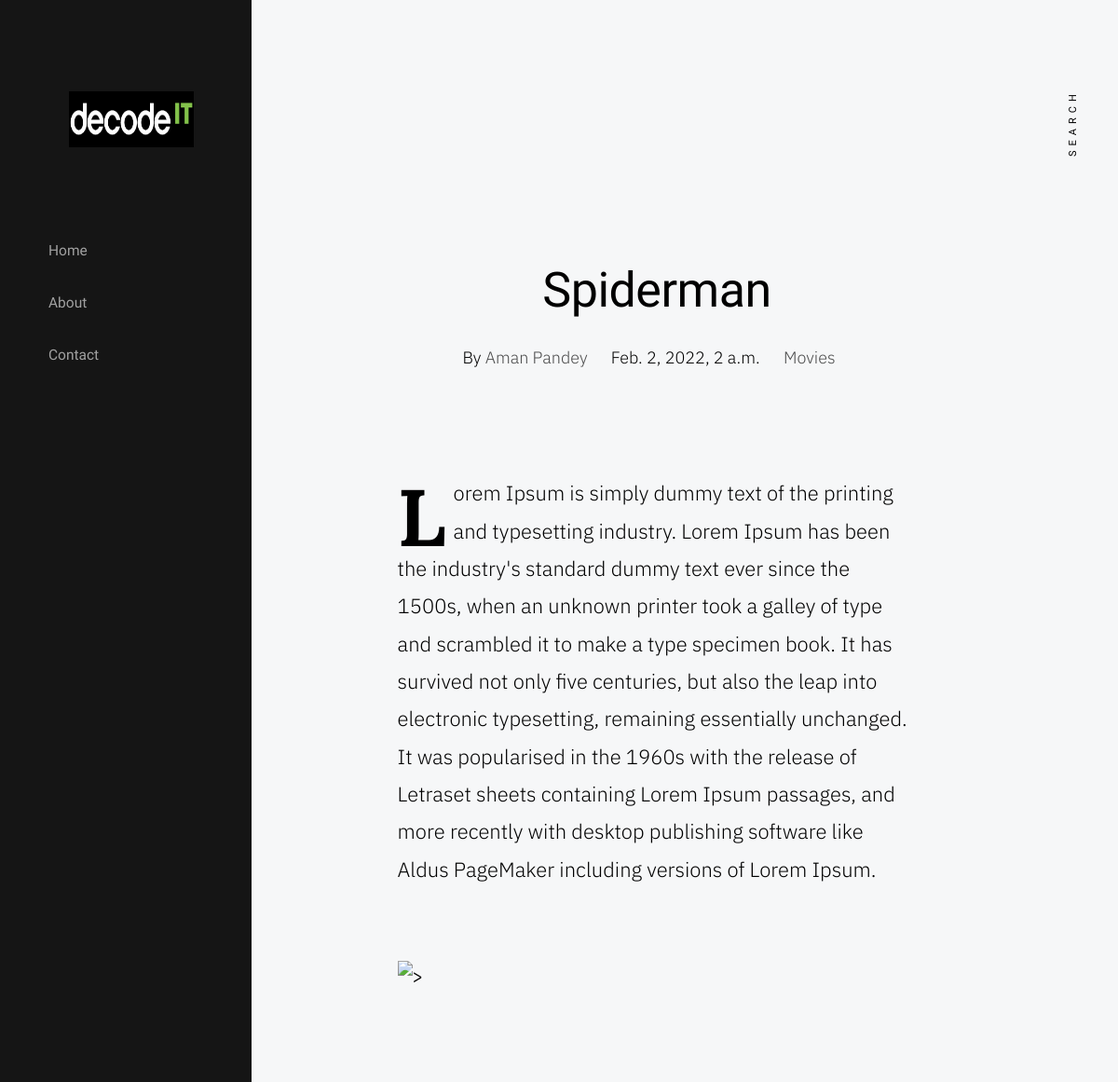
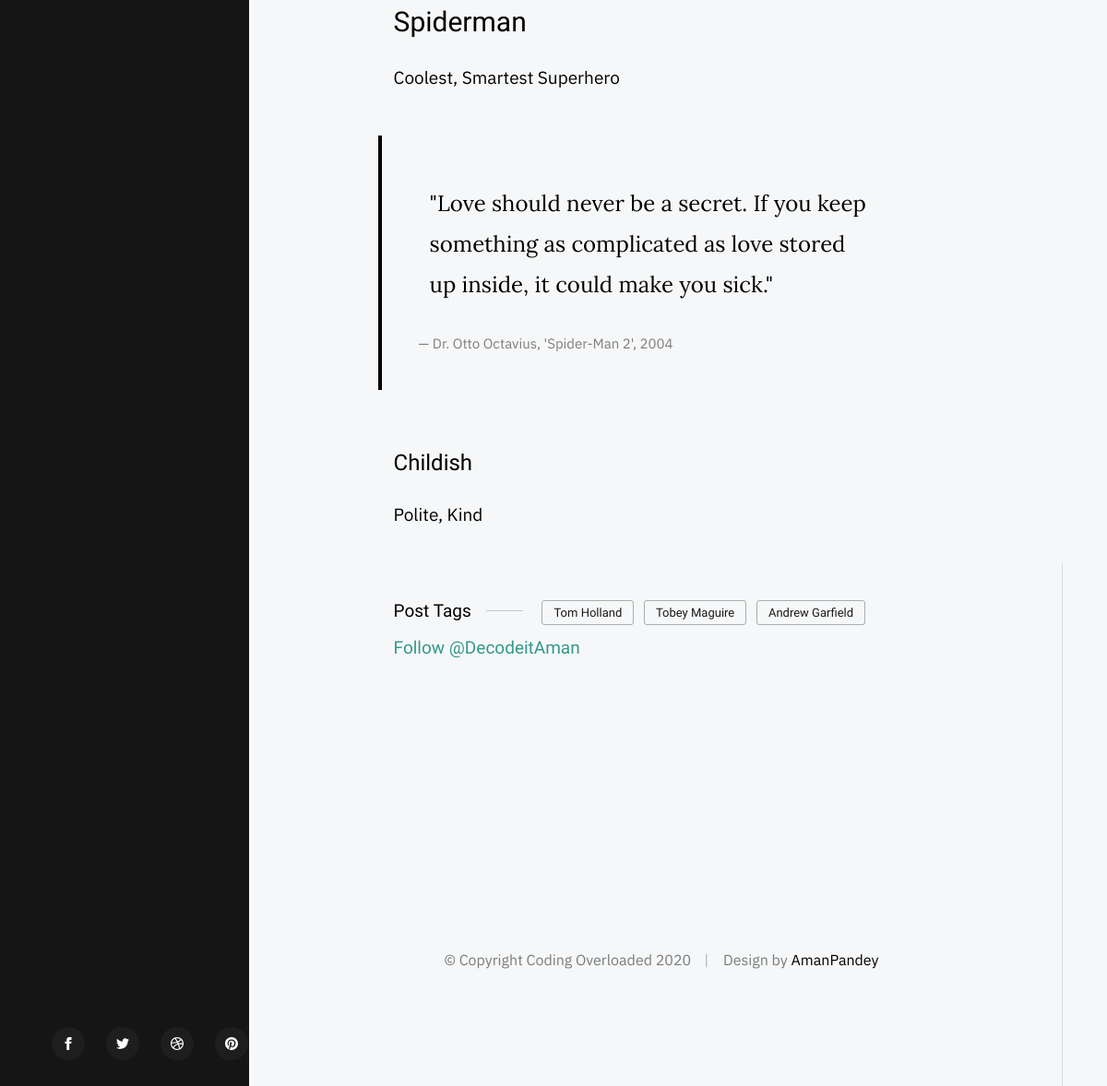
The app's page /No-way-Home with its own data (2 pictures, top to bottom).
### blog/models.py (models this page shows, shortened)
class Post(models.Model):
    CATEGORY_CHOICES = (
        ('Technology', 'Technology'),
        ('News', 'News'),
        ('Sports', 'Sports'),
        ('Games', 'Games'),
        ('Movies', 'Movies'),
        ('Health', 'Health')
    )
    cover = models.URLField(null=True)
    cover2 = models.URLField(null=True)
    title = models.CharField(max_length=2000)
    slug = models.SlugField(default='')
    author = models.CharField(max_length=2000, default='')
    text = models.TextField(default='')
    text2 = models.TextField(default='')
    quote = models.CharField(max_length=2000, default='')
    quote_name = models.CharField(max_length=2000, default='')
    l_heading = models.CharField(max_length=2000, default='')
    l_heading_text = models.CharField(max_length=2000, default='')
    s_heading = models.CharField(max_length=2000, default='')
    s_heading_text = models.CharField(max_length=2000, default='')
    category = models.CharField(max_length=2000, choices=CATEGORY_CHOICES)
    created_date = models.DateTimeField()
    tag_1 = models.CharField(max_length=2000, default='')
    tag_2 = models.CharField(max_length=2000, default='')
    tag_3 = models.CharField(max_length=2000, default='')
    class Meta:
        ordering = ['-created_date']

### blog/views.py (the view)
# urls.py: path('<slug:slug>',PostDetailView.as_view(),name='post_detail'),
class PostDetailView(DetailView):
    model=Post
    template_name = 'post_detail.html'

### templates/post_detail.html (shortened to what this page needs)
{% extends 'base.html' %}
{% block content %}
        <div class="s-content content">
            <main class="row content__page">
                <article class="column large-full entry format-standard">
                    <div class="media-wrap entry__media">
                        <div class="entry__post-thumb">
                        </div>
                    </div>
                    <div class="content__page-header entry__header">
                        <h1 class="display-1 entry__title">
                        {{ post.title }}
                        </h1>
                        <ul class="entry__header-meta">
                            <li class="author">By <a href="#0">{{ post.author }}</a></li>
                            <li class="date">{{ object.created_date }}</li>
                            <li class="cat-links">
                                <a href="#0">{{ object.category }}</a>
                            </li>
                        </ul>
                    </div>
                    <div class="entry__content">
                        <p class="lead drop-cap">
                           {{ object.text }}
                        </p>
                        <p>
                        <img src="{{ post.cover2.url }}" alt=">"
                        </p>
                        <h2>{{ object.l_heading }}</h2>
                        <p>
                          {{ object.l_heading_text }}
                        </p>
                        <blockquote>
                            <p>
                               {{ object.quote }}
                            </p>
                            <cite>{{ object.quote_name }}</cite>
                        </blockquote>
                        <h3>{{ object.s_heading }}</h3>
                        <p>
                           {{ object.s_heading_text }}
                        </p>
                        <p class="entry__tags">
                            <span>Post Tags</span>
                            <span class="entry__tag-list">
                                <a href="#0">{{object.tag_1}}</a>
                                <a href="#0">{{object.tag_2}}</a>
                                <a href="#0">{{object.tag_3}}</a>
                            </span>
                            <a href="https://twitter.com/AmanPan04832299?ref_src=twsrc%5Etfw" class="twitter-follow-button" data-show-count="false">Follow @DecodeitAman</a>
                        </p>
                        <div class="fb-like" data-href="https://Decodeitamanpandey.pythonanywhere.com/{{ post.id }}" data-width="" data-layout="button_count" data-action="like" data-size="large" data-share="true"></div>
                        <div class="fb-comments" data-href="https://Decodeitamanpandey.pythonanywhere.com/{{ post.id }}" data-width="" data-numposts="10"></div>
                    </div>
                </article>
{% endblock content %}

### templates/base.html (shortened to what this page needs)
{% load static %}
<!DOCTYPE html>
<html class="no-js" lang="en">
<head>
    <link rel="stylesheet" href="{% static 'css/base.css' %}">
    <link rel="stylesheet" href="{% static 'css/vendor.css' %}">
    <link rel="stylesheet" href="{% static 'css/main.css' %}">
</head>
<body>
    <div id="top" class="s-wrap site-wrapper">
        <header class="s-header">
            <div class="header__top">
                <div class="header__logo">
                    <a class="site-logo" href="{% url 'home' %}">
                        <img src="{% static 'images/lo.png' %}" alt="Homepage">
                    </a>
                </div>
            </div>
            <nav class="header__nav-wrap">
                <ul class="header__nav">
                    <li><a href="{% url 'home' %}" title="">Home</a></li>
                    <li><a href="{% url 'about' %}" title="">About</a></li>
                    <li><a href="{% url 'contact' %}" title="">Contact</a></li>
                </ul>
                <ul class="header__social">
                    <li class="ss-facebook">
                        <a href="https://facebook.com/">
                        </a>
                    </li>
                    <li class="ss-twitter">
                        <a href="#0">
                        </a>
                    </li>
                    <li class="ss-dribbble">
                        <a href="#0">
                        </a>
                    </li>
                    <li class="ss-pinterest">
                        <a href="#0">
                        </a>
                    </li>
                </ul>
            </nav>
        </header>
<body>
    <div>
        {% block content %}
        {% endblock content %}
    </div>
</body>
        <footer class="s-footer">
            <div class="row">
                <div class="column large-full footer__content">
                    <div class="footer__copyright">
                        <span>© Copyright  Coding Overloaded 2020</span>
                        <span>Design by <a>AmanPandey</a></span>
                    </div>
                </div>
            </div>
        </footer>
    </div>
</body>

### static/css/base.css (style rules this page uses)
html { line-height: 1.15; -webkit-text-size-adjust: 100%; }
body { margin: 0; }
main { display: block; }
h1 { font-size: 2em; margin: 0.67em 0; }
a { background-color: transparent; }
img { border-style: none; }
html { font-size: 62.5%; box-sizing: border-box; }
*, *::before, *::after { box-sizing: inherit; }
body { font-weight: normal; line-height: 1; word-wrap: break-word; -moz-font-smoothing: grayscale; -moz-osx-font-smoothing: grayscale; -webkit-font-smoothing: antialiased; -webkit-overflow-scrolling: touch; -webkit-text-size-adjust: none; }
svg, img, video embed, iframe, object { max-width: 100%; height: auto; }
div, dl, dt, dd, ul, ol, li, h1, h2, h3, h4, h5, h6, pre, form, p, blockquote, th, td { margin: 12px; padding: 5px; }
p { font-size: inherit; text-rendering: optimizeLegibility; }
ol, ul { list-style: none; }
li { display: block; }
a { text-decoration: none; line-height: inherit; }
a img { border: none; }
.row { width: 89%; max-width: 1200px; margin: 0 auto; display: -ms-flexbox; display: -webkit-flex; display: flex; -webkit-flex-flow: row wrap; -ms-flex-flow: row wrap; flex-flow: row wrap; }
.column { -webkit-flex: 1 1 0%; -ms-flex: 1 1 0%; flex: 1 1 0%; padding: 0 20px; }
.large-12, .large-full { -webkit-flex: 0 0 100%; -ms-flex: 0 0 100%; flex: 0 0 100%; max-width: 100%; }
@media screen and (max-width:1200px) { .column { padding: 0 16px; } }

### records on screen
Post: title "Spiderman", author "Aman Pandey", created_date "Feb. 2, 2022, 2 a.m.", category "Movies", text "Lorem Ipsum is simply dummy text of the printing and typesetting industry. Lorem Ipsum has been the industry's standard dummy text ever since the 1500s, when an unknown printer took a galley of type and scrambled it to make a type specimen book. It has survived not only five centuries, but also the leap into electronic typesetting, remaining essentially unchanged. It was popularised in the 1960s with the release of Letraset sheets containing Lorem Ipsum passages, and more recently with desktop publishing software like Aldus PageMaker including versions of Lorem Ipsum.", l_heading "Spiderman", l_heading_text "Coolest, Smartest Superhero", quote "\"Love should never be a secret. If you keep something as complicated as love stored up inside, it could make you sick.\"", quote_name "Dr. Otto Octavius, 'Spider-Man 2', 2004", s_heading "Childish", s_heading_text "Polite, Kind", tag_1 "Tom Holland", tag_2 "Tobey Maguire", tag_3 "Andrew Garfield"
